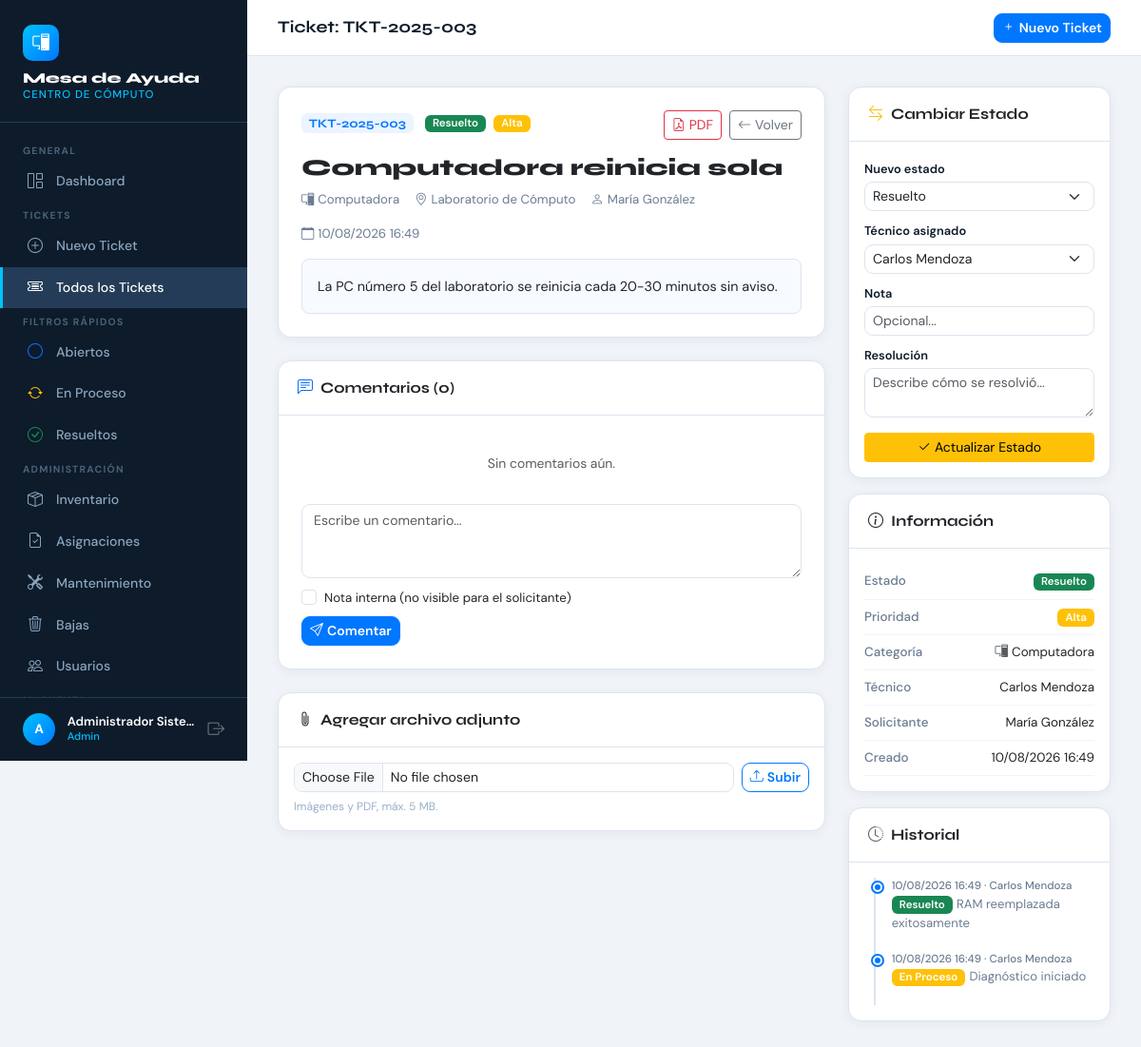
The page /index.php?c=tickets&a=detail&id=3 (signed in) on the database its author committed.
### tables this page shows
CREATE TABLE IF NOT EXISTS tickets (id INT AUTO_INCREMENT PRIMARY KEY, folio VARCHAR(20) NOT NULL UNIQUE, titulo VARCHAR(200) NOT NULL, descripcion TEXT NOT NULL, categoria ENUM('internet','computadora','impresora','proyector','red','software','hardware','otro') NOT NULL, prioridad ENUM('baja','media','alta','critica') NOT NULL DEFAULT 'media', estado ENUM('abierto','en_proceso','en_espera','resuelto','cerrado') NOT NULL DEFAULT 'abierto', ubicacion VARCHAR(150) DEFAULT NULL, usuario_id INT NOT NULL, tecnico_id INT DEFAULT NULL, resolucion TEXT DEFAULT NULL, creado_en DATETIME NOT NULL DEFAULT CURRENT_TIMESTAMP, actualizado_en DATETIME NOT NULL DEFAULT CURRENT_TIMESTAMP ON UPDATE CURRENT_TIMESTAMP, cerrado_en DATETIME DEFAULT NULL, FOREIGN KEY (usuario_id) REFERENCES usuarios(id), FOREIGN KEY (tecnico_id) REFERENCES usuarios(id));

CREATE TABLE IF NOT EXISTS usuarios (id INT AUTO_INCREMENT PRIMARY KEY, nombre VARCHAR(100) NOT NULL, apellido VARCHAR(100) NOT NULL, email VARCHAR(150) NOT NULL UNIQUE, password VARCHAR(255) NOT NULL, rol ENUM('maestro','tecnico','admin','auxiliar_administrativo','coordinador','operario','ayudante','residente_becario','auxiliar_seguridad','auxiliar_oficina','control_de_obra','supervisor_seguridad','contra_incendios','tecnico_instrumentista') NOT NULL DEFAULT 'auxiliar_administrativo', departamento VARCHAR(100) DEFAULT NULL, activo TINYINT(1) NOT NULL DEFAULT 1, creado_en DATETIME NOT NULL DEFAULT CURRENT_TIMESTAMP, actualizado_en DATETIME NOT NULL DEFAULT CURRENT_TIMESTAMP ON UPDATE CURRENT_TIMESTAMP);

CREATE TABLE IF NOT EXISTS historial_estados (id INT AUTO_INCREMENT PRIMARY KEY, ticket_id INT NOT NULL, usuario_id INT NOT NULL, estado_anterior ENUM('abierto','en_proceso','en_espera','resuelto','cerrado') DEFAULT NULL, estado_nuevo ENUM('abierto','en_proceso','en_espera','resuelto','cerrado') NOT NULL, nota VARCHAR(255) DEFAULT NULL, creado_en DATETIME NOT NULL DEFAULT CURRENT_TIMESTAMP, FOREIGN KEY (ticket_id) REFERENCES tickets(id) ON DELETE CASCADE, FOREIGN KEY (usuario_id) REFERENCES usuarios(id));

### views/tickets/detail.php (the view, shortened to what the rows shown need)
<?php
$pageTitle='Ticket: '.$ticket['folio'];
require __DIR__.'/../layouts/header.php';
$est=$estados[$ticket['estado']]??['label'=>$ticket['estado'],'color'=>'secondary'];
$pri=$prioridades[$ticket['prioridad']]??['label'=>$ticket['prioridad'],'color'=>'secondary'];
$cat=$categorias[$ticket['categoria']]??['label'=>$ticket['categoria'],'icon'=>'bi-tools'];
?>
<div class="row g-4">
  <div class="col-lg-8">
    <div class="card mb-4">
      <div class="card-body p-4">
        <div class="d-flex align-items-start justify-content-between flex-wrap gap-2 mb-3">
          <div>
            <span class="folio-badge me-2"><?=htmlspecialchars($ticket['folio'])?></span>
            <span class="badge bg-<?=$est['color']?>"><?=$est['label']?></span>
            <span class="badge bg-<?=$pri['color']?> ms-1"><?=$pri['label']?></span>
          </div>
          <div class="d-flex gap-2">
            <a href="index.php?c=reports&a=ticket&id=<?=$ticket['id']?>" target="_blank" class="btn btn-sm btn-outline-danger"><i class="bi bi-file-earmark-pdf me-1"></i>PDF</a>
            <a href="index.php?c=tickets" class="btn btn-sm btn-outline-secondary"><i class="bi bi-arrow-left me-1"></i>Volver</a>
          </div>
        </div>
        <h4 style="font-family:'Syne',sans-serif;font-weight:800;margin-bottom:.5rem"><?=htmlspecialchars($ticket['titulo'])?></h4>
        <div class="d-flex flex-wrap gap-3 mb-3" style="font-size:.83rem;color:#6b7c93">
          <span><i class="<?=$cat['icon']?> me-1"></i><?=$cat['label']?></span>
          <?php if($ticket['ubicacion']):?><span><i class="bi bi-geo-alt me-1"></i><?=htmlspecialchars($ticket['ubicacion'])?></span><?php endif;?>
          <span><i class="bi bi-person me-1"></i><?=htmlspecialchars($ticket['nombre_usuario'])?></span>
          <span><i class="bi bi-calendar me-1"></i><?=date('d/m/Y H:i',strtotime($ticket['creado_en']))?></span>
        </div>
        <div class="p-3 rounded-3" style="background:#f7faff;border:1px solid #dde4ef;font-size:.9rem;line-height:1.7;white-space:pre-wrap"><?=htmlspecialchars($ticket['descripcion'])?></div>
      </div>
    </div>
    <div class="card mb-4">
      <div class="card-header"><i class="bi bi-chat-left-text me-2 text-primary"></i>Comentarios (<?=count($comentarios)?>)</div>
      <div class="card-body p-4">
        <?php if(empty($comentarios)):?><p class="text-muted text-center py-3" style="font-size:.87rem">Sin comentarios aún.</p><?php endif;?>
        <?php if(!in_array($ticket['estado'],['cerrado'])):?>
        <form method="POST" class="mt-3">
          <div class="mb-2"><textarea name="mensaje" class="form-control" rows="3" placeholder="Escribe un comentario..." required></textarea></div>
          <?php if($esAdmin):?><div class="form-check mb-2"><input type="checkbox" name="es_interno" class="form-check-input" id="chkInterno"><label class="form-check-label" for="chkInterno" style="font-size:.83rem">Nota interna (no visible para el solicitante)</label></div><?php endif;?>
          <button type="submit" class="btn btn-primary btn-sm"><i class="bi bi-send me-1"></i>Comentar</button>
        </form>
        <?php endif;?>
      </div>
    </div>
    <?php if(!in_array($ticket['estado'],['cerrado'])):?>
    <div class="card mb-4">
      <div class="card-header"><i class="bi bi-paperclip me-2"></i>Agregar archivo adjunto</div>
      <div class="card-body p-3">
        <form method="POST" enctype="multipart/form-data" class="d-flex gap-2 align-items-end flex-wrap">
          <div style="flex:1;min-width:200px"><input type="file" name="adjunto" class="form-control form-control-sm" accept=".jpg,.jpeg,.png,.gif,.webp,.pdf"></div>
          <button type="submit" class="btn btn-outline-primary btn-sm"><i class="bi bi-upload me-1"></i>Subir</button>
        </form>
        <div style="font-size:.75rem;color:#9aafca;margin-top:.4rem">Imágenes y PDF, máx. 5 MB.</div>
      </div>
    </div>
    <?php endif;?>
  </div>
  <div class="col-lg-4">
    <?php if($esAdmin&&!in_array($ticket['estado'],['cerrado'])):?>
    <div class="card mb-3">
      <div class="card-header"><i class="bi bi-arrow-left-right me-2 text-warning"></i>Cambiar Estado</div>
      <div class="card-body p-3">
        <form method="POST">
          <div class="mb-2"><label class="form-label mb-1" style="font-size:.8rem">Nuevo estado</label>
            <select name="estado" class="form-select form-select-sm">
              <?php foreach($estados as $k=>$e):?>
              <option value="<?=$k?>" <?=$ticket['estado']===$k?'selected':''?>><?=$e['label']?></option>
              <?php endforeach;?>
            </select>
          </div>
          <div class="mb-2"><label class="form-label mb-1" style="font-size:.8rem">Técnico asignado</label>
            <select name="tecnico_id" class="form-select form-select-sm">
              <?php foreach($tecnicos as $t):?>
              <option value="<?=$t['id']?>" <?=$ticket['tecnico_id']==$t['id']?'selected':''?>><?=htmlspecialchars($t['nombre'].' '.$t['apellido'])?></option>
              <?php endforeach;?>
            </select>
          </div>
          <div class="mb-2"><label class="form-label mb-1" style="font-size:.8rem">Nota</label><input type="text" name="nota" class="form-control form-control-sm" placeholder="Opcional..."></div>
          <div class="mb-3" id="resDiv" style="display:<?=in_array($ticket['estado'],['resuelto','cerrado'])?'block':'none'?>">
            <label class="form-label mb-1" style="font-size:.8rem">Resolución</label>
            <textarea name="resolucion" class="form-control form-control-sm" rows="2" placeholder="Describe cómo se resolvió..."><?=htmlspecialchars($ticket['resolucion']??'')?></textarea>
          </div>
          <button type="submit" class="btn btn-warning btn-sm w-100" style="color:#000"><i class="bi bi-check2 me-1"></i>Actualizar Estado</button>
        </form>
      </div>
    </div>
    <?php endif;?>
    <div class="card mb-3">
      <div class="card-header"><i class="bi bi-info-circle me-2"></i>Información</div>
      <div class="card-body p-3">
        <?php foreach([['Estado','<span class="badge bg-'.$est['color'].'">'.$est['label'].'</span>'],['Prioridad','<span class="badge bg-'.$pri['color'].'">'.$pri['label'].'</span>'],['Categoría','<i class="'.$cat['icon'].' me-1 text-muted"></i>'.$cat['label']],['Técnico',$ticket['nombre_tecnico']?htmlspecialchars($ticket['nombre_tecnico']):'<span class="text-muted">Sin asignar</span>'],['Solicitante',htmlspecialchars($ticket['nombre_usuario'])],['Creado',date('d/m/Y H:i',strtotime($ticket['creado_en']))],$ticket['cerrado_en']?['Cerrado',date('d/m/Y H:i',strtotime($ticket['cerrado_en']))]:[null,null]] as [$k,$v]):if(!$k)continue;?>
        <div class="d-flex justify-content-between py-2" style="border-bottom:1px solid #f0f4f9;font-size:.84rem">
          <span style="color:#6b7c93;font-weight:500"><?=$k?></span><span><?=$v?></span>
        </div>
        <?php endforeach;?>
      </div>
    </div>
    <div class="card">
      <div class="card-header"><i class="bi bi-clock-history me-2 text-muted"></i>Historial</div>
      <div class="card-body p-3">
        <div class="timeline">
        <?php foreach(array_reverse($historial) as $h):$n=Ticket::ESTADOS[$h['estado_nuevo']]??['label'=>$h['estado_nuevo'],'color'=>'secondary'];?>
        <div class="timeline-item">
          <div class="timeline-date"><?=date('d/m/Y H:i',strtotime($h['creado_en']))?> · <?=htmlspecialchars($h['nombre_usuario'])?></div>
          <div class="timeline-text"><span class="badge bg-<?=$n['color']?> me-1"><?=$n['label']?></span><?php if($h['nota']):?><span style="font-size:.82rem;color:#6b7c93"><?=htmlspecialchars($h['nota'])?></span><?php endif;?></div>
        </div>
        <?php endforeach;?>
        </div>
      </div>
    </div>
  </div>
</div>
<?php require __DIR__.'/../layouts/footer.php';?>

### views/layouts/header.php (shortened to what the rows shown need)
<!DOCTYPE html>
<html lang="es">
<head>
    <link href="https://cdn.jsdelivr.net/npm/bootstrap@5.3.3/dist/css/bootstrap.min.css" rel="stylesheet">
    <link href="https://cdn.jsdelivr.net/npm/bootstrap-icons@1.11.3/font/bootstrap-icons.css" rel="stylesheet">
</head>
<body>
<nav id="sidebar">
    <div class="sidebar-brand">
        <div class="logo-icon"><i class="bi bi-pc-display"></i></div>
        <div class="brand-name">Mesa de Ayuda</div>
        <div class="brand-sub">Centro de Cómputo</div>
    </div>
    <div class="sidebar-nav">
        <?php $c = $_GET['c'] ?? 'dashboard'; $a = $_GET['a'] ?? 'index'; $rol = $_SESSION['user_rol'] ?? ''; ?>
        <span class="nav-section-label">General</span>
        <a href="index.php?c=dashboard" class="sidebar-link <?= $c==='dashboard'?'active':'' ?>"><i class="bi bi-grid-1x2"></i> Dashboard</a>
        <span class="nav-section-label">Tickets</span>
        <a href="index.php?c=tickets&a=create" class="sidebar-link <?= $c==='tickets'&&$a==='create'?'active':'' ?>"><i class="bi bi-plus-circle"></i> Nuevo Ticket</a>
        <a href="index.php?c=tickets" class="sidebar-link <?= $c==='tickets'&&$a!=='create'?'active':'' ?>"><i class="bi bi-ticket-detailed"></i> <?= in_array($rol,['admin','tecnico'])?'Todos los Tickets':'Mis Tickets' ?></a>
        <?php if (in_array($rol,['admin','tecnico'])): ?>
        <span class="nav-section-label">Filtros rápidos</span>
        <a href="index.php?c=tickets&estado=abierto" class="sidebar-link"><i class="bi bi-circle text-primary"></i> Abiertos</a>
        <a href="index.php?c=tickets&estado=en_proceso" class="sidebar-link"><i class="bi bi-arrow-repeat text-warning"></i> En Proceso</a>
        <a href="index.php?c=tickets&estado=resuelto" class="sidebar-link"><i class="bi bi-check-circle text-success"></i> Resueltos</a>
        <?php endif; ?>
        <?php if ($rol==='admin'): ?>
        <span class="nav-section-label">Administración</span>
        <a href="index.php?c=inventario" class="sidebar-link <?= $c==='inventario'?'active':'' ?>"><i class="bi bi-box-seam"></i> Inventario</a>
        <a href="index.php?c=asignaciones" class="sidebar-link <?= $c==='asignaciones'?'active':'' ?>"><i class="bi bi-file-earmark-check"></i> Asignaciones</a>
        <a href="index.php?c=mantenimiento" class="sidebar-link <?= $c==='mantenimiento'?'active':'' ?>"><i class="bi bi-tools"></i> Mantenimiento</a>
        <a href="index.php?c=bajas" class="sidebar-link <?= $c==='bajas'?'active':'' ?>"><i class="bi bi-trash3"></i> Bajas</a>
        <a href="index.php?c=users" class="sidebar-link <?= $c==='users'&&$a!=='profile'&&$a!=='register'?'active':'' ?>"><i class="bi bi-people"></i> Usuarios</a>
        <?php endif; ?>
        <span class="nav-section-label">Mi Cuenta</span>
    </div>
    <div class="sidebar-user">
        <div class="user-avatar"><?= strtoupper(substr($_SESSION['user_name']??'U',0,1)) ?></div>
        <div class="user-info" style="min-width:0">
            <div class="user-name"><?= htmlspecialchars($_SESSION['user_name']??'') ?></div>
            <div class="user-role"><?= htmlspecialchars($rol) ?></div>
        </div>
        <a href="index.php?c=auth&a=logout" class="ms-auto text-decoration-none" title="Cerrar sesión"><i class="bi bi-box-arrow-right text-secondary" style="font-size:1.1rem"></i></a>
    </div>
</nav>
<div id="main-content">
    <div class="topbar">
        <span class="topbar-title"><?= $pageTitle ?? 'Dashboard' ?></span>
        <div class="d-flex align-items-center gap-3">
            <a href="index.php?c=tickets&a=create" class="btn btn-primary btn-sm"><i class="bi bi-plus me-1"></i>Nuevo Ticket</a>
        </div>
    </div>
    <div class="page-body">

### rows shown on the page
tickets: folio "Ticket: TKT-2025-003", folio "TKT-2025-003", estado "Resuelto", prioridad "Alta", titulo "Computadora reinicia sola", categoria "Computadora", ubicacion "Laboratorio de Cómputo", creado_en "10/08/2026 16:49", descripcion "La PC número 5 del laboratorio se reinicia cada 20-30 minutos sin aviso.", tecnico_id "Carlos Mendoza"
historial_estados: creado_en "10/08/2026 16:49", nombre_usuario "Carlos Mendoza", estado_nuevo "Resuelto", nota "RAM reemplazada exitosamente"
historial_estados: creado_en "10/08/2026 16:49", nombre_usuario "Carlos Mendoza", estado_nuevo "En Proceso", nota "Diagnóstico iniciado"

### other values the page prints
substr($_SESSION['user_name']??'U',0,1) "A"
$_SESSION['user_name'] "Administrador Siste…"
$rol "Admin"
$ticket['nombre_usuario'] "María González"
count($comentarios) "0"
$k "Estado"
$v "Resuelto"
$k "Prioridad"
$v "Alta"
$k "Categoría"
$v "Computadora"
$k "Técnico"
$v "Carlos Mendoza"
$k "Solicitante"
$v "María González"
